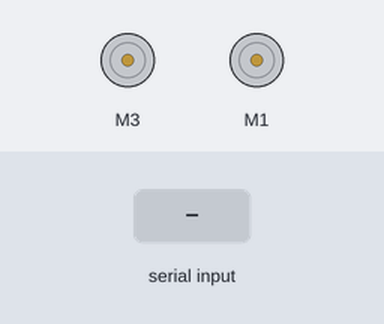
The sketch below on a simulated Arduino Uno, built with avr-gcc and run on an emulated ATmega328P. On the bench: 2 × DC motor (green arrow = forward, orange = backward, longer = faster). Inputs (shaded band) come from the test bench. What the sketch prints to the serial monitor is not drawn.

Above: at 1.2 s.
1.3 s: "30,150\n" received over Serial
2.8 s: "200\n" received over Serial
At 3.3 s:
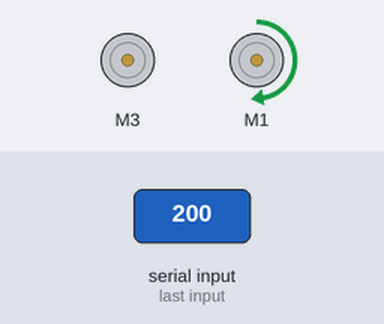
4.3 s: "30,150\n" received over Serial
At 5.7 s:
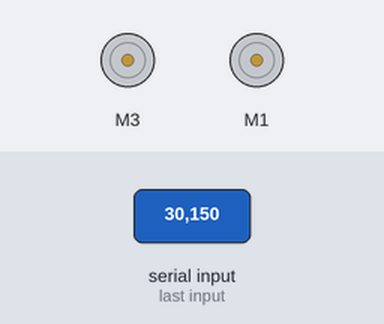
Timing chart, 0 to 7.3 s (numbered marks = the images above; inputs shaded):
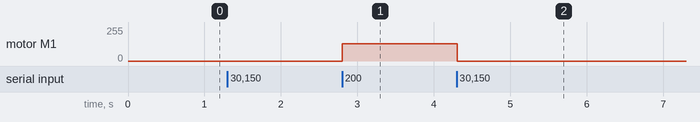

Measured:
- after the input at 2.8 s, motor M1: stopped → forward 128/255 at once
- after the input at 4.3 s, motor M1: forward 128/255 → stopped at once

The sketch:

Main.ino
```cpp
// this is the primary code to run that accepts input from the Rasperry Pi server serial
// the code constantly waits for an input so that it can be proccessed
// integer codes as follow, must be converted to bytes by python
#define FORW 2 // can't use FORWARD as its a command in the adafruit
#define BACK 3 // motor library
#define COAST 1

//these can be used at the same time as a the previous ones
#define RIGHT 4
#define LEFT 5
#define STRAIGHT 0

#define STEER 1 //these are subject to change
#define DRIVE 3 //they define the motor number on the motor shield

#define DRIVEPOWER 255
#define STEERPOWER 128

#include <AFMotor.h>

AF_DCMotor drive(DRIVE);
AF_DCMotor steer(STEER);

unsigned int recv;
//these are the states
unsigned int d = COAST; //states will hold unless otherwise told
unsigned int s = STRAIGHT;

void setup() {
    Serial.begin(9600);
    drive.setSpeed(DRIVEPOWER);
    steer.setSpeed(STEERPOWER);
    Serial.write("Initialized.");
}

void loop() {
    if(Serial.available()){ //read the serial
        recv = Serial.read() - '0';
        if (recv>=RIGHT || recv==STRAIGHT ) {
            s = recv;
        } else if (recv>STRAIGHT && recv<RIGHT) {
            d = recv;
        }
    }

    if (s==STRAIGHT){ //interpret the numbers
        steer.run(RELEASE);
    } else if (d==COAST) {
        drive.run(RELEASE);
    } else if (d==BACK) {
        drive.run(BACKWARD);
    } else if (d==FORW) {
        steer.run(FORWARD);
    } else if (s==LEFT) {
        steer.run(BACKWARD);
    } else if (s==RIGHT) {
        steer.run(FORWARD);
    }
}
// Tested: Yay it works!
// may port to a single L293D
```
